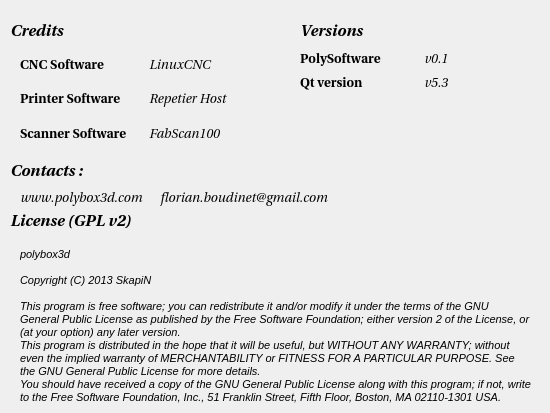
<?xml version="1.0" encoding="UTF-8"?>
<ui version="4.0">
 <class>DialogCredits</class>
 <widget class="QDialog" name="DialogCredits">
  <property name="geometry">
   <rect>
    <x>0</x>
    <y>0</y>
    <width>550</width>
    <height>413</height>
   </rect>
  </property>
  <property name="windowTitle">
   <string>Dialog</string>
  </property>
  <widget class="QLabel" name="label_6">
   <property name="geometry">
    <rect>
     <x>400</x>
     <y>130</y>
     <width>151</width>
     <height>151</height>
    </rect>
   </property>
   <property name="text">
    <string/>
   </property>
   <property name="pixmap">
    <pixmap resource="../ressources.qrc">:/img/img/logo_per_150.png</pixmap>
   </property>
  </widget>
  <widget class="QLabel" name="label_7">
   <property name="geometry">
    <rect>
     <x>300</x>
     <y>20</y>
     <width>101</width>
     <height>21</height>
    </rect>
   </property>
   <property name="font">
    <font>
     <family>Utopia</family>
     <pointsize>12</pointsize>
     <weight>75</weight>
     <italic>true</italic>
     <bold>true</bold>
    </font>
   </property>
   <property name="text">
    <string>Versions</string>
   </property>
  </widget>
  <widget class="QLabel" name="label_8">
   <property name="geometry">
    <rect>
     <x>10</x>
     <y>20</y>
     <width>151</width>
     <height>21</height>
    </rect>
   </property>
   <property name="font">
    <font>
     <family>Utopia</family>
     <pointsize>12</pointsize>
     <weight>75</weight>
     <italic>true</italic>
     <bold>true</bold>
    </font>
   </property>
   <property name="text">
    <string>Credits</string>
   </property>
  </widget>
  <widget class="QLabel" name="label_14">
   <property name="geometry">
    <rect>
     <x>10</x>
     <y>160</y>
     <width>151</width>
     <height>21</height>
    </rect>
   </property>
   <property name="font">
    <font>
     <family>Utopia</family>
     <pointsize>12</pointsize>
     <weight>75</weight>
     <italic>true</italic>
     <bold>true</bold>
    </font>
   </property>
   <property name="text">
    <string>Contacts : </string>
   </property>
  </widget>
  <widget class="QLabel" name="label_15">
   <property name="geometry">
    <rect>
     <x>160</x>
     <y>190</y>
     <width>181</width>
     <height>16</height>
    </rect>
   </property>
   <property name="font">
    <font>
     <family>Utopia</family>
     <pointsize>10</pointsize>
     <weight>50</weight>
     <italic>true</italic>
     <bold>false</bold>
    </font>
   </property>
   <property name="text">
    <string>florian.boudinet@gmail.com</string>
   </property>
  </widget>
  <widget class="QLabel" name="label_16">
   <property name="geometry">
    <rect>
     <x>20</x>
     <y>190</y>
     <width>181</width>
     <height>16</height>
    </rect>
   </property>
   <property name="font">
    <font>
     <family>Utopia</family>
     <pointsize>10</pointsize>
     <weight>50</weight>
     <italic>true</italic>
     <bold>false</bold>
    </font>
   </property>
   <property name="text">
    <string>www.polybox3d.com</string>
   </property>
  </widget>
  <widget class="QLabel" name="label_17">
   <property name="geometry">
    <rect>
     <x>10</x>
     <y>210</y>
     <width>221</width>
     <height>21</height>
    </rect>
   </property>
   <property name="font">
    <font>
     <family>Utopia</family>
     <pointsize>12</pointsize>
     <weight>75</weight>
     <italic>true</italic>
     <bold>true</bold>
    </font>
   </property>
   <property name="text">
    <string>License (GPL v2)</string>
   </property>
  </widget>
  <widget class="QLabel" name="label_18">
   <property name="geometry">
    <rect>
     <x>20</x>
     <y>240</y>
     <width>511</width>
     <height>171</height>
    </rect>
   </property>
   <property name="font">
    <font>
     <pointsize>8</pointsize>
     <italic>true</italic>
    </font>
   </property>
   <property name="text">
    <string>polybox3d

Copyright (C) 2013 SkapiN 

This program is free software; you can redistribute it and/or modify it under the terms of the GNU General Public License as published by the Free Software Foundation; either version 2 of the License, or (at your option) any later version.
This program is distributed in the hope that it will be useful, but WITHOUT ANY WARRANTY; without even the implied warranty of MERCHANTABILITY or FITNESS FOR A PARTICULAR PURPOSE. See the GNU General Public License for more details. 
You should have received a copy of the GNU General Public License along with this program; if not, write to the Free Software Foundation, Inc., 51 Franklin Street, Fifth Floor, Boston, MA 02110-1301 USA.</string>
   </property>
   <property name="textFormat">
    <enum>Qt::PlainText</enum>
   </property>
   <property name="wordWrap">
    <bool>true</bool>
   </property>
  </widget>
  <widget class="QWidget" name="layoutWidget">
   <property name="geometry">
    <rect>
     <x>20</x>
     <y>50</y>
     <width>251</width>
     <height>98</height>
    </rect>
   </property>
   <layout class="QGridLayout" name="gridLayout">
    <item row="0" column="0">
     <widget class="QLabel" name="label_4">
      <property name="font">
       <font>
        <family>Utopia</family>
        <pointsize>10</pointsize>
        <weight>75</weight>
        <italic>false</italic>
        <bold>true</bold>
       </font>
      </property>
      <property name="text">
       <string>CNC Software </string>
      </property>
      <property name="textFormat">
       <enum>Qt::PlainText</enum>
      </property>
     </widget>
    </item>
    <item row="0" column="1">
     <widget class="QLabel" name="label_9">
      <property name="font">
       <font>
        <family>Utopia</family>
        <pointsize>10</pointsize>
        <weight>50</weight>
        <italic>true</italic>
        <bold>false</bold>
       </font>
      </property>
      <property name="text">
       <string>LinuxCNC</string>
      </property>
     </widget>
    </item>
    <item row="1" column="0">
     <widget class="QLabel" name="label_3">
      <property name="font">
       <font>
        <family>Utopia</family>
        <pointsize>10</pointsize>
        <weight>75</weight>
        <italic>false</italic>
        <bold>true</bold>
       </font>
      </property>
      <property name="text">
       <string>Printer Software </string>
      </property>
      <property name="textFormat">
       <enum>Qt::PlainText</enum>
      </property>
     </widget>
    </item>
    <item row="1" column="1">
     <widget class="QLabel" name="label_10">
      <property name="font">
       <font>
        <family>Utopia</family>
        <pointsize>10</pointsize>
        <weight>50</weight>
        <italic>true</italic>
        <bold>false</bold>
       </font>
      </property>
      <property name="text">
       <string>Repetier Host</string>
      </property>
     </widget>
    </item>
    <item row="2" column="0">
     <widget class="QLabel" name="label_5">
      <property name="font">
       <font>
        <family>Utopia</family>
        <pointsize>10</pointsize>
        <weight>75</weight>
        <italic>false</italic>
        <bold>true</bold>
       </font>
      </property>
      <property name="text">
       <string>Scanner Software</string>
      </property>
      <property name="textFormat">
       <enum>Qt::PlainText</enum>
      </property>
     </widget>
    </item>
    <item row="2" column="1">
     <widget class="QLabel" name="label_11">
      <property name="font">
       <font>
        <family>Utopia</family>
        <pointsize>10</pointsize>
        <weight>50</weight>
        <italic>true</italic>
        <bold>false</bold>
       </font>
      </property>
      <property name="text">
       <string>FabScan100</string>
      </property>
     </widget>
    </item>
   </layout>
  </widget>
  <widget class="QWidget" name="layoutWidget">
   <property name="geometry">
    <rect>
     <x>300</x>
     <y>50</y>
     <width>241</width>
     <height>42</height>
    </rect>
   </property>
   <layout class="QGridLayout" name="gridLayout_2">
    <item row="0" column="0">
     <widget class="QLabel" name="label_2">
      <property name="font">
       <font>
        <family>Utopia</family>
        <pointsize>10</pointsize>
        <weight>75</weight>
        <bold>true</bold>
       </font>
      </property>
      <property name="text">
       <string>PolySoftware</string>
      </property>
     </widget>
    </item>
    <item row="0" column="1">
     <widget class="QLabel" name="versionPolysoftware">
      <property name="font">
       <font>
        <family>Utopia</family>
        <pointsize>10</pointsize>
        <weight>50</weight>
        <italic>true</italic>
        <bold>false</bold>
       </font>
      </property>
      <property name="text">
       <string>v0.1</string>
      </property>
     </widget>
    </item>
    <item row="1" column="0">
     <widget class="QLabel" name="label">
      <property name="font">
       <font>
        <family>Utopia</family>
        <pointsize>10</pointsize>
        <weight>75</weight>
        <bold>true</bold>
       </font>
      </property>
      <property name="text">
       <string>Qt version</string>
      </property>
     </widget>
    </item>
    <item row="1" column="1">
     <widget class="QLabel" name="versionQt">
      <property name="font">
       <font>
        <family>Utopia</family>
        <pointsize>10</pointsize>
        <weight>50</weight>
        <italic>true</italic>
        <bold>false</bold>
       </font>
      </property>
      <property name="text">
       <string>v5.3</string>
      </property>
     </widget>
    </item>
   </layout>
  </widget>
 </widget>
 <resources>
  <include location="../ressources.qrc"/>
 </resources>
 <connections/>
</ui>
